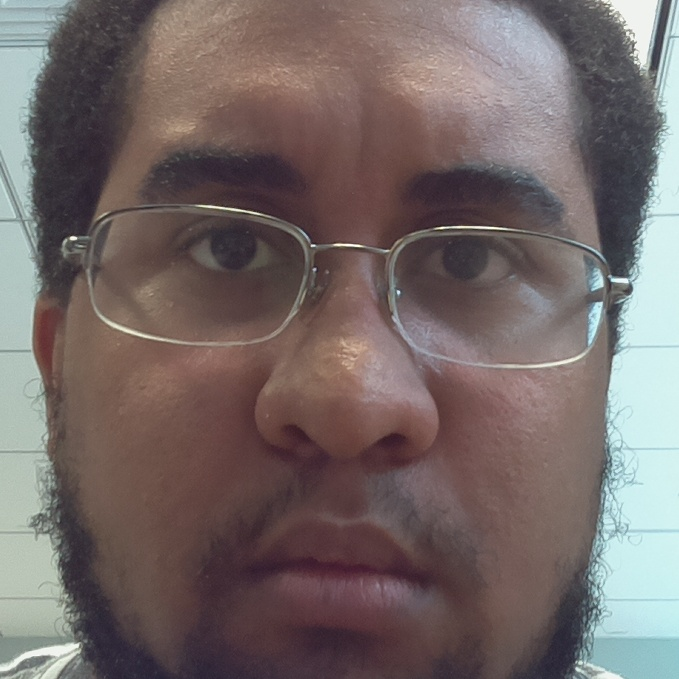
#> input picture Module 4/OpenCV/KeyPoint/password.jpg, 679 x 679 px
$ python kpCompare.py
#> lines starting #> are read from the running program, lines starting #| are printed output that depends on the picture
import cv2
import numpy as np
from matplotlib import pyplot as plt

img = cv2.imread('password.jpg',0)
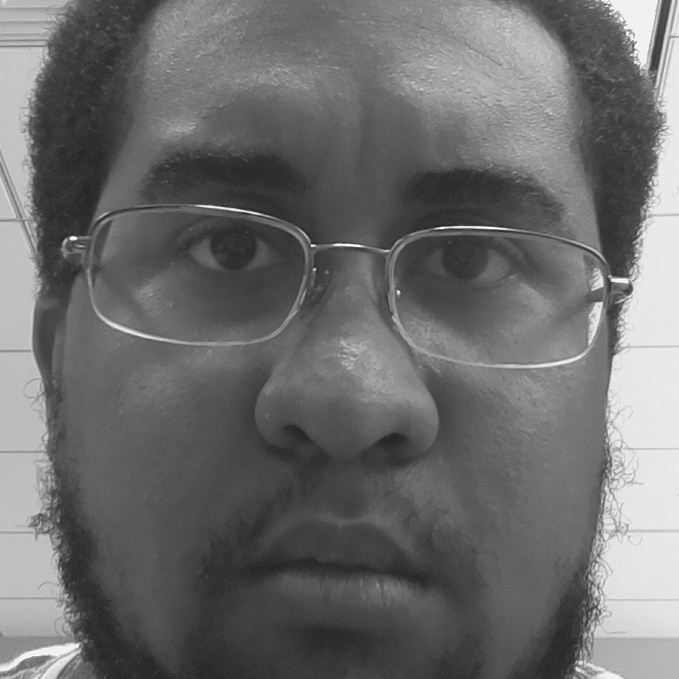
#> img: shape (679, 679); min 26, max 255, mean 108.4
img2 = cv2.imread('passwordmatch.jpg',0)
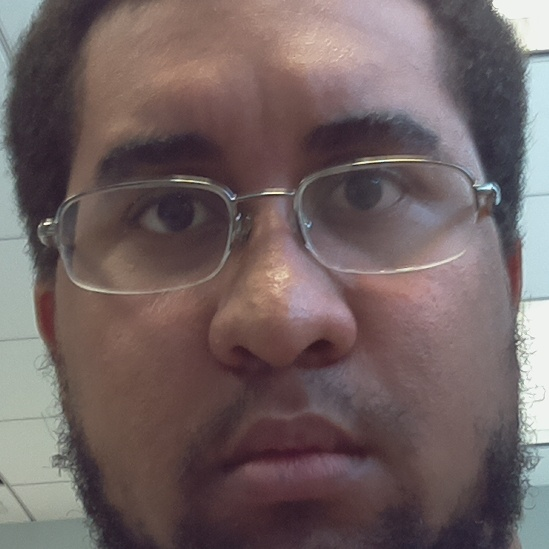
#> input picture Module 4/OpenCV/KeyPoint/passwordmatch.jpg, 549 x 549 px
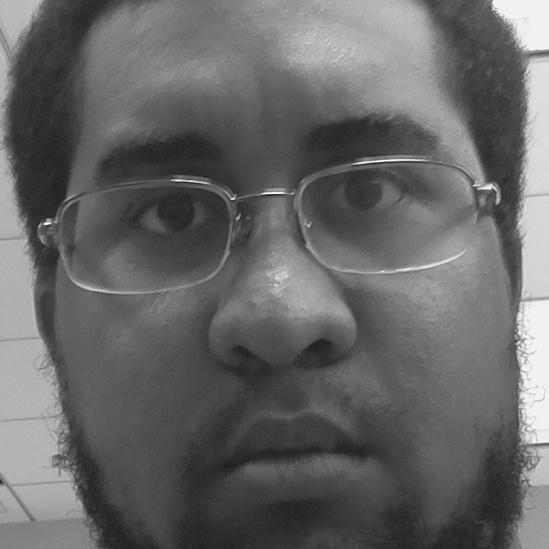
#> img2: shape (549, 549); min 29, max 255, mean 102

sift = cv2.xfeatures2d.SIFT_create()

kp1, des1 = sift.detectAndCompute(img,None)
#> kp1 = 879 keypoints; strongest (x, y, size): (73, 238, 3.6), (313, 245, 2.3), (398, 292, 2.4), (314, 269, 2.3)
kp2, des2 = sift.detectAndCompute(img2,None)
#> kp2 = 359 keypoints; strongest (x, y, size): (45, 224, 1.8), (233, 199, 1.9), (489, 187, 4.5), (238, 218, 2.2)

bf = cv2.BFMatcher()

matches = bf.knnMatch(des1,des2,k=2)
#> matches = 879 matches

good=[]
for m,n in matches:
    if m.distance<0.75*n.distance:
        good.append([m])
#> after the loop, good = 41 matches


img3 = cv2.drawMatchesKnn(img,kp1,img2,kp2,matches,None,flags=2)
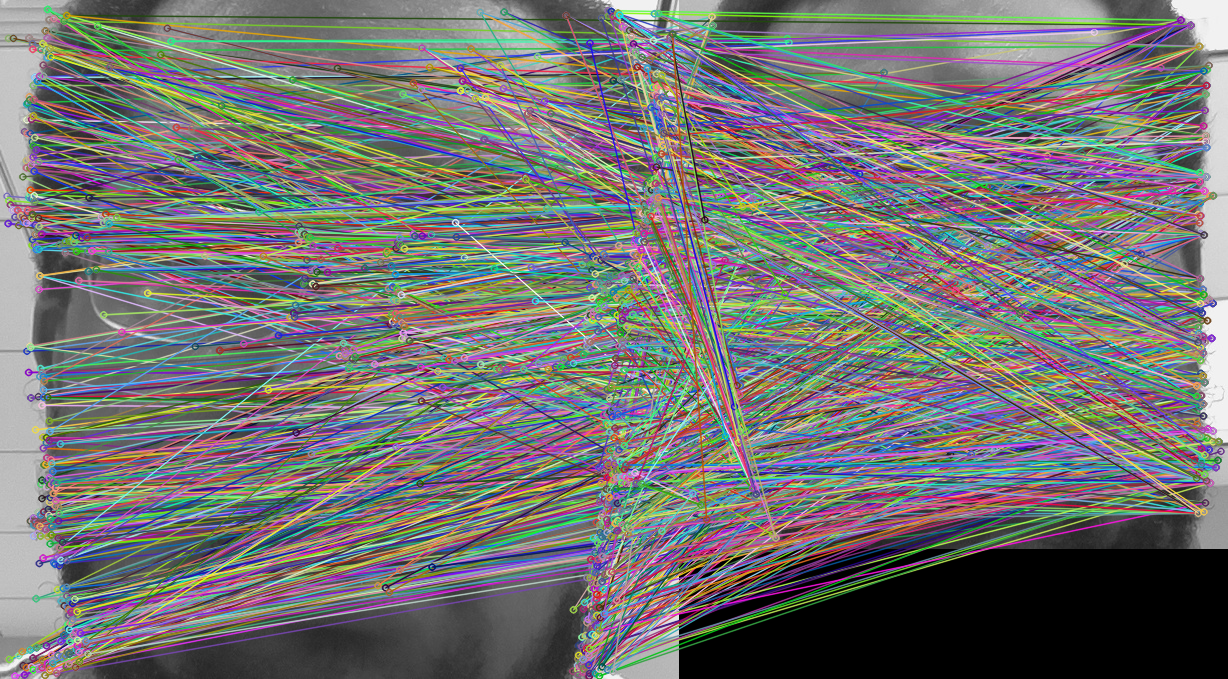
#> img3: shape (679, 1228, 3); mean of channels 0, 1, 2 113.8, 114.2, 114.9; drawn as B, G, R

plt.imshow(img3,),plt.show()
